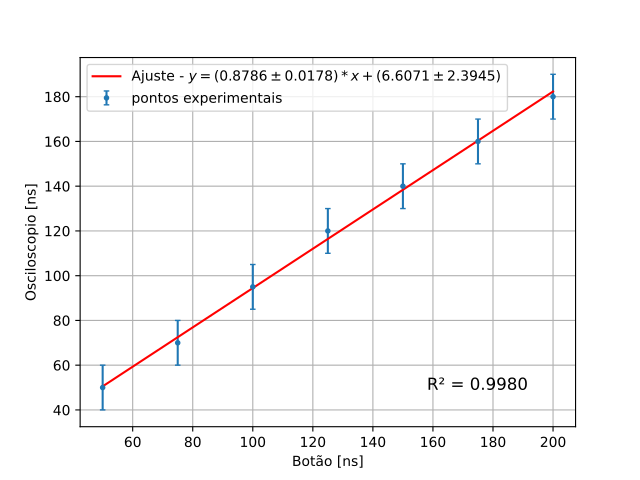

Recreate this plot in Python.
import matplotlib.pyplot as plt
import numpy as np
import pandas as pd
from scipy.optimize import curve_fit

dados = pd.read_excel('dados.xlsx', sheet_name='Botao-Osciloscopio')

botao = dados['Botao [ns]']
oscilo = dados['Osciloscopio [ns]']
err_oscilo = dados['incerteza [ns]']

def linear_model(x, a, b):
    return a * x + b

# Realiza o ajuste ponderado
params, covariance = curve_fit(linear_model, botao, oscilo, sigma=err_oscilo)

# Parâmetros do ajuste (a e b)
m, b = params

# Erros padrão dos parâmetros
m_err, b_err = np.sqrt(np.diag(covariance))

print(f"Ajuste linear: a = {m:.5f} +/- {m_err:.5f}, b = {b:.5f} +/- {b_err:.5f}")

# Calcule o coeficiente de determinação (R²)
residuals = oscilo - linear_model(botao, m, b)
ss_res = np.sum(residuals**2)
ss_tot = np.sum((oscilo - np.mean(oscilo))**2)
r_squared = 1 - (ss_res / ss_tot)

print(f"Coeficiente de Determinação (R²): {r_squared:.4f}")

# Crie uma faixa de valores de x para traçar a função de ajuste
x_fit = np.linspace(min(botao), max(botao), 100)
y_fit = linear_model(x_fit, m, b)

plt.errorbar(botao, oscilo, yerr=err_oscilo, fmt='.', capsize=2, label='pontos experimentais')
plt.plot(x_fit, y_fit, label=f'Ajuste - $y = ({m:.4f} \pm {m_err:.4f} )*x + ({b:.4f} \pm {b_err:.4f})$', color='red')
plt.xlabel('Botão [ns]')
plt.ylabel('Osciloscopio [ns]')
plt.grid(True)
plt.legend()
plt.annotate(f'R² = {r_squared:.4f}', xy=(0.7, 0.1), xycoords='axes fraction', fontsize=12)
plt.savefig('botao_oscilo.pdf')


# Adicione o valor do R² ao gráfico

plt.show()
